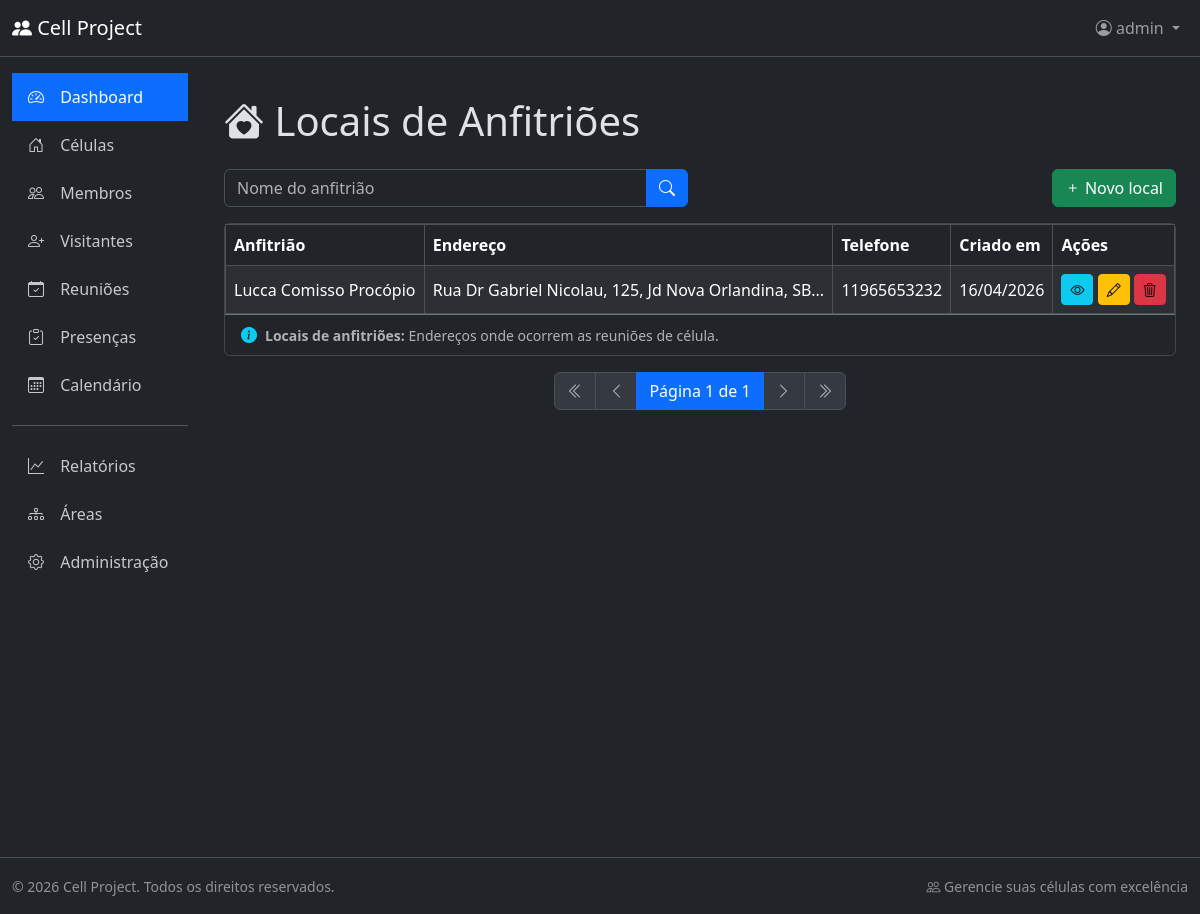
Before: /hosts/list/ (signed in) with the older database file.
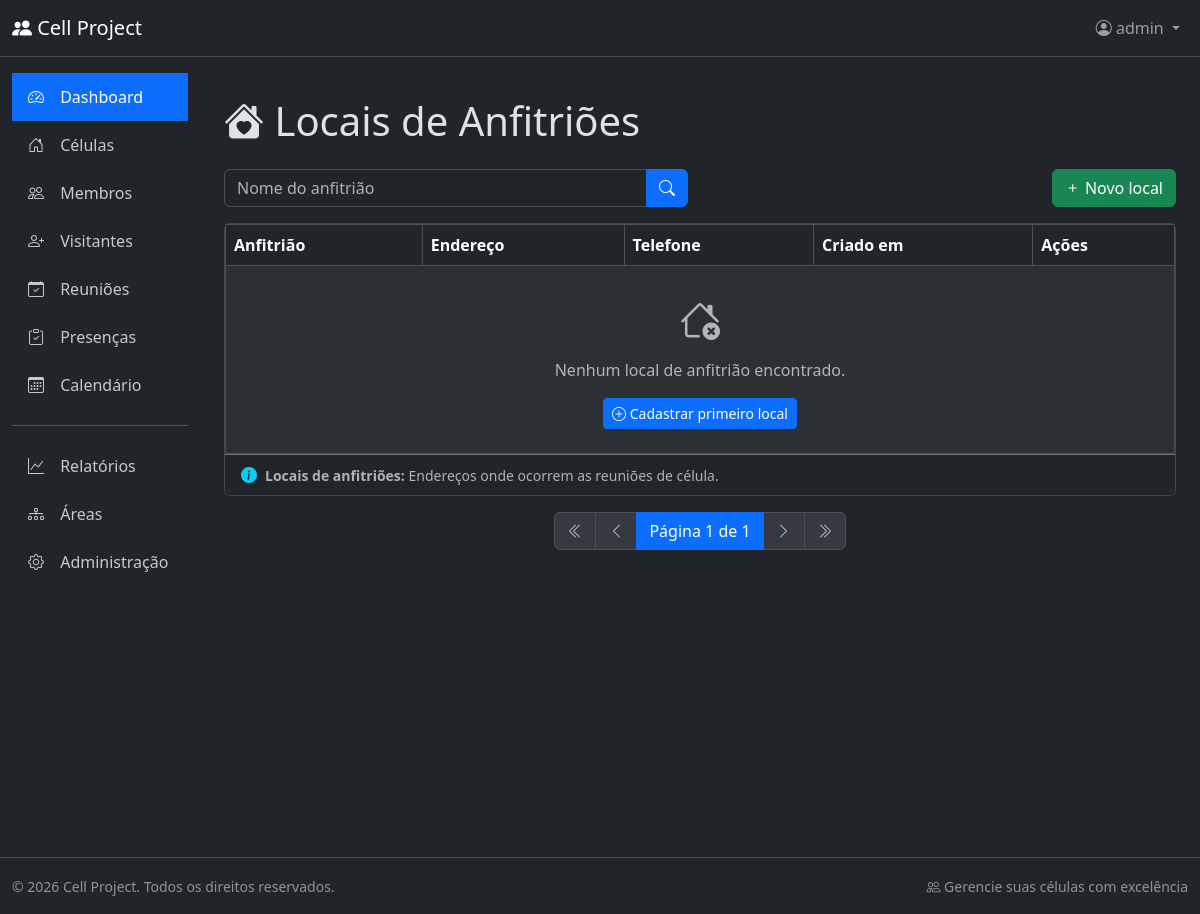
After: the same page with the newer database file.
### hosts/models.py (models this page shows, shortened)
class Host(BaseModel):
    person = models.ForeignKey(
        Person,
        on_delete=models.CASCADE,
        related_name="host_locations",
        verbose_name="Anfitrião",
    )
    full_address = models.TextField(verbose_name="Endereço Completo")
    notes = models.TextField(blank=True, verbose_name="Observações")
    class Meta:
        db_table = "host"
        verbose_name = "Local de Anfitrião"
        verbose_name_plural = "Locais de Anfitriões"
        ordering = ["person__full_name"]
        indexes = [
            models.Index(fields=["person"]),
        ]
    @property
    def short_address(self):
        return (
            self.full_address[:50] + "..."
            if len(self.full_address) > 50
            else self.full_address
        )

### person/models.py (models this page shows, shortened)
class Person(BaseModel):
    class Genders(models.TextChoices):
        MALE = "M", "Masculino"
        FEMALE = "F", "Feminino"
    class MaritalStatuses(models.TextChoices):
        SINGLE = "SINGLE", "Solteiro(a)"
        MARRIED = "MARRIED", "Casado(a)"
        WIDOWED = "WIDOWED", "Viúvo(a)"
        SEPARATED = (
            "SEPARATED",
            "Separado(a)",
        )
    full_name = models.CharField(
        max_length=200, db_index=True, verbose_name="Nome Completo"
    )
    address = models.TextField(verbose_name="Endereço")
    gender = models.CharField(
        max_length=1, choices=Genders.choices, verbose_name="Gênero"
    )
    marital_status = models.CharField(
        max_length=20,
        choices=MaritalStatuses.choices,
        verbose_name="Estado Civil",
    )
    birth_date = models.DateField(verbose_name="Data de Nascimento")
    phone = models.CharField(
        max_length=20, db_index=True, verbose_name="Telefone"
    )
    notes = models.TextField(blank=True, verbose_name="Observações")
    class Meta:
        db_table = "person"
        verbose_name = "Pessoa"
        verbose_name_plural = "Pessoas"
        ordering = ["full_name"]
        indexes = [
            models.Index(fields=["full_name"]),
            models.Index(fields=["phone"]),
        ]

### hosts/views.py (the view)
# urls.py: path('hosts/list/', views.HostListView.as_view(), name='host_list'),
class HostListView(ListView):
    model = models.Host
    template_name = 'host_list.html'
    context_object_name = 'hosts'
    def get_queryset(self):
        queryset = super().get_queryset()
        person_name = self.request.GET.get('person_name')
        if person_name:
            queryset = queryset.filter(person__full_name__icontains=person_name)
        return queryset

### hosts/templates/host_list.html (shortened to what the changed rows need)
{% extends 'base.html' %}
{% block page_heading %}
  <div class="d-flex justify-content-between align-items-center">
    <span><i class="bi bi-house-heart-fill"></i> Locais de Anfitriões</span>
  </div>
{% endblock %}
{% block content %}
<div class="card shadow-sm">
    <div class="card-body p-0">
        <div class="table-responsive">
            <table class="table table-hover table-striped table-bordered align-middle mb-0">
                <thead class="table-dark">
                    <tr>
                        <th>Anfitrião</th>
                        <th>Endereço</th>
                        <th>Telefone</th>
                        <th>Criado em</th>
                        <th>Ações</th>
                    </tr>
                </thead>
                <tbody>
                    {% for host in hosts %}
                    <tr>
                        <td>{{ host.person.full_name }}</td>
                        <td>{{ host.short_address }}</td>
                        <td>{{ host.person.phone }}</td>
                        <td>{{ host.created_at|date:"d/m/Y" }}</td>
                        <td>
                            <a href="{% url 'host_detail' host.id %}" class="btn btn-info btn-sm" data-bs-toggle="tooltip" title="Visualizar">
                                <i class="bi bi-eye"></i>
                            </a>
                            <a href="{% url 'host_update' host.id %}" class="btn btn-sm btn-warning" data-bs-toggle="tooltip" title="Editar">
                                <i class="bi bi-pencil"></i>
                            </a>
                            <a href="{% url 'host_delete' host.id %}" class="btn btn-sm btn-danger text-black" data-bs-toggle="tooltip" title="Excluir">
                                <i class="bi bi-trash3"></i>
                            </a>
                        </td>
                    </tr>
                    {% empty %}
                    <tr>
                        <td colspan="5" class="text-center py-4 text-muted">
                            <i class="bi bi-house-x fs-1"></i>
                            <p class="mt-2 mb-0">Nenhum local de anfitrião encontrado.</p>
                            <a href="{% url 'host_create' %}" class="btn btn-sm btn-primary mt-3">
                                <i class="bi bi-plus-circle"></i> Cadastrar primeiro local
                            </a>
                        </td>
                    </tr>
                    {% endfor %}
                </tbody>
            </table>
        </div>
    </div>
</div>
{% endblock %}

Changed rows visible on the page:
removed Host: person.full_name "Lucca Comisso Procópio", short_address "Rua Dr Gabriel Nicolau, 125, Jd Nova Orlandina, SB...", person.phone "11965653232", created_at "16/04/2026"
Other visible differences:
text now shown: "Nenhum local de anfitrião encontrado. Cadastrar primeiro local"
